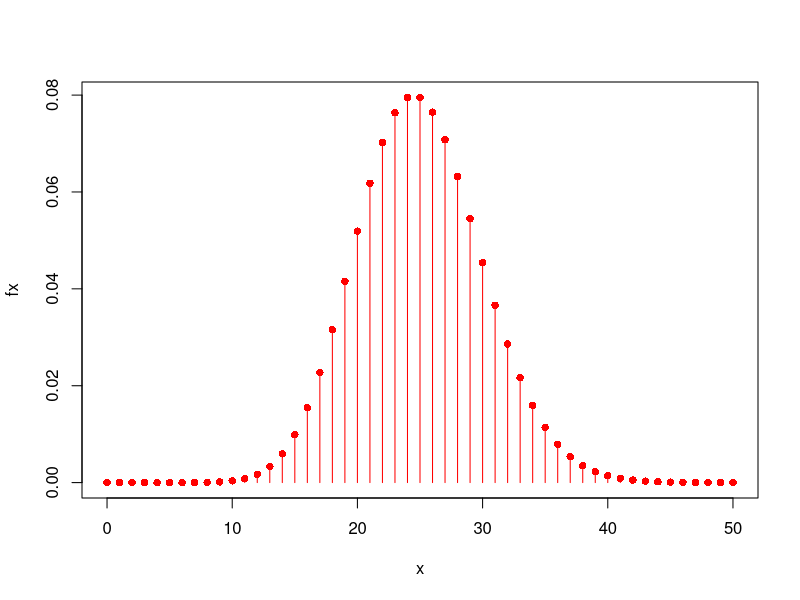
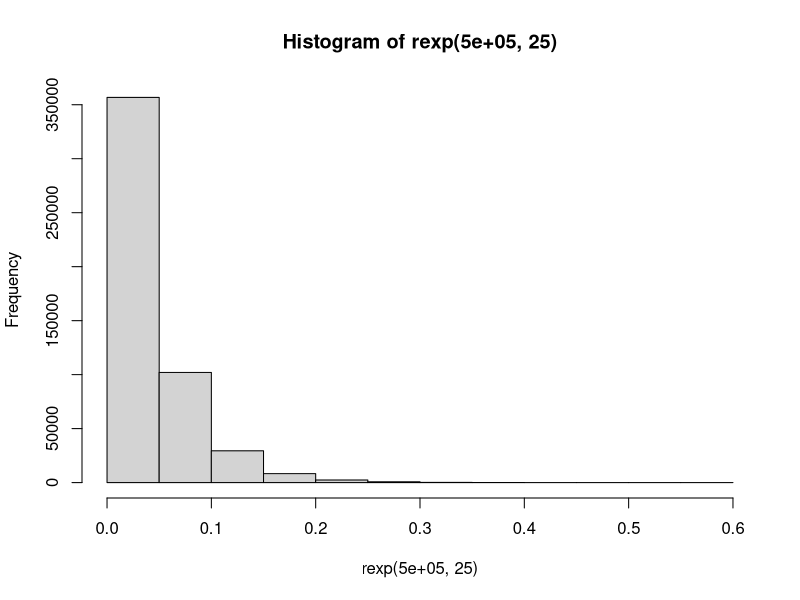

Write R code to recreate these figures, in order.
#p(x=10) con lambda 25
dpois(10, 25)

#p(x=30) con lambda 25
dpois(30,25)

#dibujar la poisson

x <- 0:50
fx <- dpois(x, lambda = 25)
fx

plot(x, fx, col="red", pch=16)
lines(x, fx, type="h", col="red")

#P(X<= 30) = F(30) = ppois
#P(X = 10) = f(10) = dpois

#P(X<= 30)
ppois(30,25)

#P(X>= 30) = 1 - P(X< 30) =  1 - P(X<= 29) =  1- F(30) = 1 - ppois


#RESPOSTA PROBLEMA 1

#SI TENIM UNA GRAFICA, SI ESTA AMB CHINCHETES ES DISCRETA, SI ESTA EN LINEA CONTINUA

#P(T>= 0.052) = 1 - P(T < 0.052) = 1 - F(0.052) = 1 - P(T<= 0.052) = 1 - pexp

1- pexp(0.052,25)

#simular experimento exponencial
set.seed(88)
rexp(500000, 25)

hist(rexp(500000, 25))
